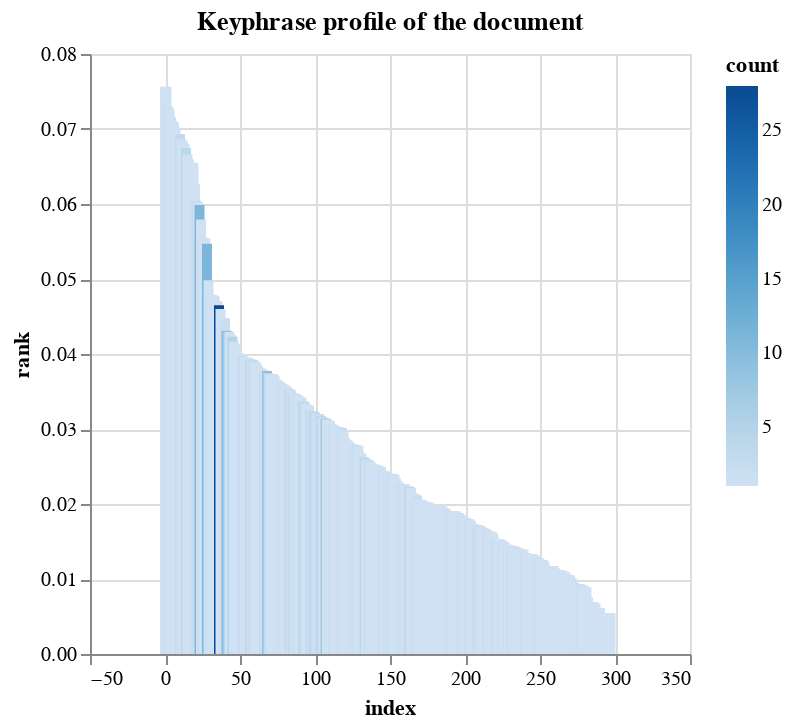

The notebook cell this image was saved under:
### Code cell
tr = doc._.textrank
tr.plot_keyphrases()

### Figure 1 — Vega-Lite specification as saved in the notebook (floating-point values rounded to 4 significant figures; data arrays with more than 128 entries replaced by an {"elided": "..."} marker saying what was removed)
{"config": {"view": {"continuousWidth": 300, "continuousHeight": 300}}, "data": {"name": "data-ad1f26d500b3ca8f2ba233445a87ca5f"}, "mark": {"type": "bar"}, "encoding": {"color": {"field": "count", "type": "quantitative"}, "tooltip": [{"field": "text", "type": "nominal"}, {"field": "rank", "type": "quantitative"}, {"field": "count", "type": "quantitative"}], "x": {"field": "index", "type": "quantitative"}, "y": {"field": "rank", "type": "quantitative"}}, "title": "Keyphrase profile of the document", "$schema": "https://vega.github.io/schema/vega-lite/v5.8.0.json", "datasets": {"data-ad1f26d500b3ca8f2ba233445a87ca5f": {"elided": "325 records"}}}
